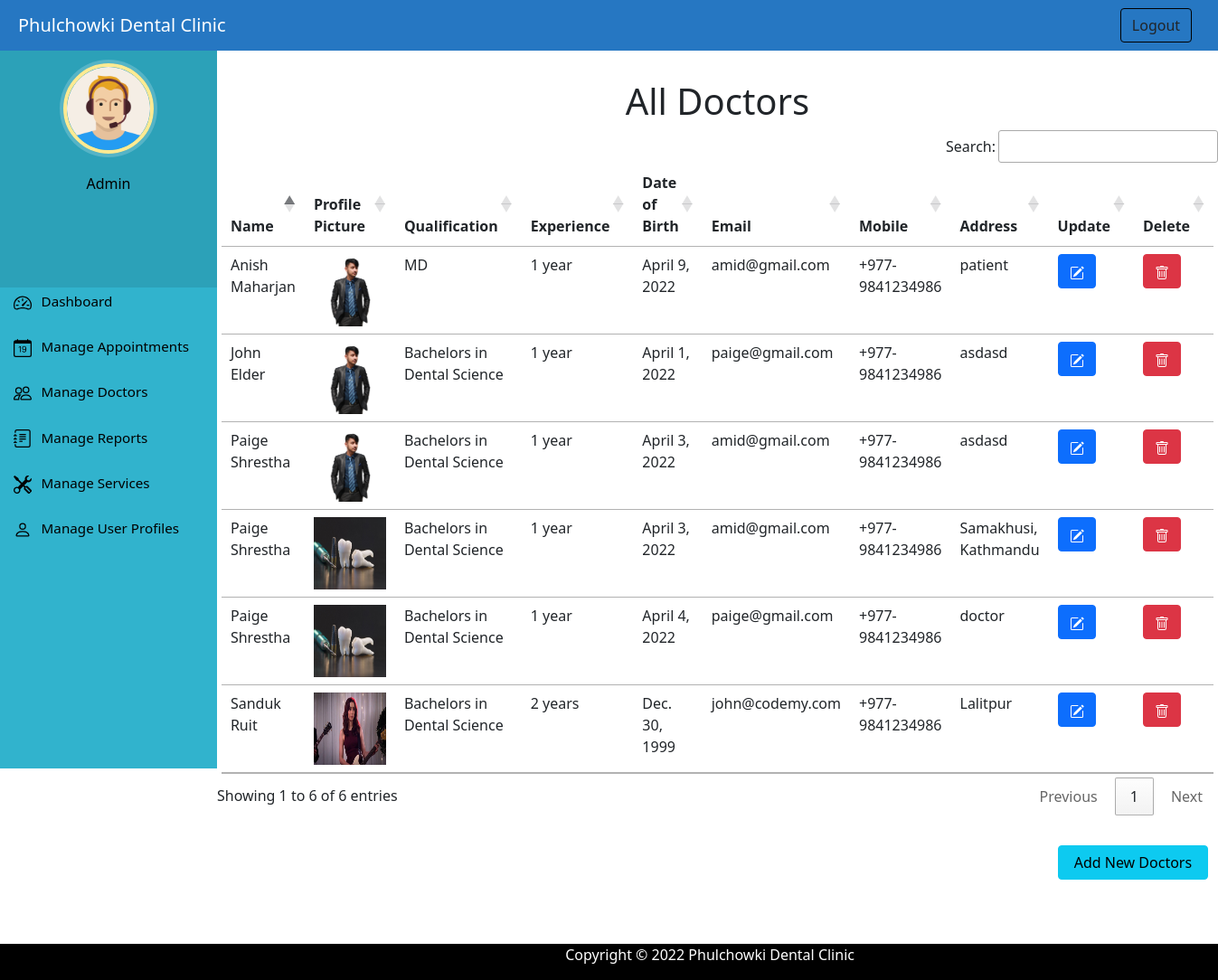
Screenshot of /admin_view_doctors (signed in) with the database file from the repository.
### home/models.py (models this page shows, shortened)
class Doctor(models.Model):
    full_name = models.CharField(max_length=100)
    qualification = models.CharField(max_length=50)
    date_of_birth = models.DateField()
    email = models.EmailField(max_length=100)
    phone_number = models.CharField(max_length=15)
    address = models.CharField(max_length=50)
    profile_picture = models.ImageField(upload_to='profile_pic/doctor_profile_pic/',null=True,blank=True)
    experience = models.CharField(max_length=10, default="1 year")

### home/views.py (the view)
# urls.py: path('admin_view_doctors', views.admin_view_doctors,name='admin_view_doctors'),
@login_required(login_url='/adminlogin')
@user_passes_test(is_admin)
def admin_view_doctors(request):
    doctors = Doctor.objects.all
    return render(request,'admin_view_doctors.html',{'doctors':doctors})

### home/views.py (called while the page is built)
def is_admin(user):
    return user.groups.filter(name='ADMIN').exists()

### templates/admin_view_doctors.html (shortened to what this page needs)
{% extends 'adminbase.html' %}
{% load static %}
{% block content %}
<h1 class="text-center" style="margin-top: 40px;">All Doctors</h1>
    <table id="example" class="table table-hover" style="width: 10%;">
      <thead>
        <tr>
          <th>Name</th>
          <th>Profile Picture</th>
          <th>Qualification</th>
          <th>Experience</th>
          <th>Date of Birth</th>
          <th>Email</th>
          <th>Mobile</th>
          <th>Address</th>
          <th>Update</th>
          <th>Delete</th>
        </tr>
      </thead>
      {% for d in doctors %}
      <tr>
        <td> {{d.full_name}}</td>
        <td> <img src="{% static d.profile_picture .url %}" alt="Profile Pic" height="80px" width="80px" /></td>
        <td>{{d.qualification}}</td>
        <td>{{d.experience}}</td>
        <td>{{d.date_of_birth}}</td>
        <td>{{d.email}}</td>
        <td>{{d.phone_number}}</td>
        <td>{{d.address}}</td>
        <td><a class="btn btn-primary btn-xs" name="update_button" href="{% url 'update_doctor' d.id  %}"></a></td>
        <td><a class="btn btn-danger btn-xs" onclick="return confirm('Are you sure you want to delete this Doctor?')"
            name="delete_button" href="{% url 'delete_doctor' d.id  %}">
        </td>
      </tr>
      {% endfor %}
    </table>
  <a type="button" class="btn btn-info" href="/admin_add_doctors"
    style="margin-left: 84%; margin-bottom: 10%; margin-top:3%; width:15%;">Add New Doctors</a>
{% endblock content %}

### templates/adminbase.html (shortened to what this page needs)
<!doctype html>
<html lang="en">
<head>
  {% load static %}
  <link rel="stylesheet" href="{% static 'css/dashboardstyle.css' %}">
  <link href="https://cdn.jsdelivr.net/npm/bootstrap@5.1.3/dist/css/bootstrap.min.css" rel="stylesheet"
>
  <link rel="stylesheet" href="https://cdn.datatables.net/1.11.5/css/jquery.dataTables.min.css">
  <link rel="stylesheet" href="https://cdn.datatables.net/buttons/2.2.2/css/buttons.dataTables.min.css">
</head>
<body>
  <nav class="menu" tabindex="0">
    <header class="avatar" style="margin-top:-5%; height: 35%;">
      <img src="{% static "img/adminpropic.png" %}" alt="Profile Pic" />
      <br><br>
      <h6 style="color: black;">Admin</h6>
    </header>
    <ul style="margin-top:-10%;">
      <li tabindex="0" class="icon-dashboard"> <a style="color:black; text-decoration:none;"
          href="/admindashboard"><span>Dashboard</span></a> </li>
      <li tabindex="0" class="icon-calendar"> <a style="color:black; text-decoration:none;"
          href="/adminappointment"><span>Manage Appointments</span></a></li>
      <li tabindex="0" class="icon-doctor"> <a style="color:black; text-decoration:none;"
          href="/admin_view_doctors"><span>Manage Doctors</span></a></li>
      <li tabindex="0" class="icon-report"> <a style="color:black; text-decoration:none;"
          href="/admin_view_reports"><span>Manage Reports</span></a></li>
      <li tabindex="0" class="icon-service"> <a style="color:black; text-decoration:none;"
          href="/admin_view_services"><span>Manage Services</span></a></li>
      <li tabindex="0" class="icon-profile"> <a style="color:black; text-decoration:none;"
          href="/admin_view_users"><span>Manage User Profiles</span></a></li>
    </ul>
  </nav>
  <main>
    <div class="bs-example">
      <nav class="navbar navbar-expand-md  navbar-dark fixed-top" style="background:#2677C2;">
        <a href="/admindashboard" class="navbar-brand" style="margin-left: 20px;">Phulchowki Dental Clinic</a>
        <div class="collapse navbar-collapse justify-content-between" id="navbarCollapse">
          <div class="navbar-nav" style=" margin-left: 90%;">
            <a type="button" onclick="return confirm('Are you sure you want to logout?')" class="btn" href="/logout" style="border-color: black;">Logout</a>
          </div>
        </div>
      </nav>
    </div>
    <br><br>
    {% block content %}
    {% endblock content %}
    <footer style="position: fixed; left: 0; bottom: 0; width: 100%;">
      <div class="container">
        <div class="row">
          <div class="col-md-12 col-sm-12">
            <div style="color:#ffffff; padding-left: 20%;" class="wow fadeInUp footer-copyright">
              <p> Copyright &copy; 2022 Phulchowki Dental Clinic </p>
            </div>
          </div>
        </div>
      </div>
    </footer>
  </main>
</body>
</html>

### static/css/dashboardstyle.css (style rules this page uses)
a:link { text-decoration: none; }
a { color: white; }
footer { padding: 0px 0px 0px 0px; background-color: black; margin: 0px; }
p { text-align: center; }
h6 { color: black; }
body { padding-left: 240px; color: black; }
main { position: relative; height: 100vh; }
.menu { background: #31b3cd; height: 100vh; width: 240px; position: fixed; top: 50px; left: 0; z-index: 5; outline: none; }
.menu .avatar { background: rgba(0, 0, 0, 0.1); padding: 2em 0.5em; text-align: center; }
.menu .avatar img { width: 100px; border-radius: 50%; overflow: hidden; border: 4px solid #ffea92; box-shadow: 0 0 0 4px rgba(255, 255, 255, 0.2); }
.menu ul { list-style: none; padding: 1em 0; margin: 0; }
.menu ul li { padding: 0.8em 1em 1em 3em; font-size: 0.95em; font-weight: regular; background-repeat: no-repeat; background-position: left 15px center; background-size: auto 20px; transition: all 0.15s linear; cursor: pointer; }
.menu ul li.icon-dashboard { background-image: url("../img/dashboard.svg"); }
.menu ul li.icon-report { background-image: url("../img/report.svg"); }
.menu ul li.icon-doctor { background-image: url("../img/people.svg"); }
.menu ul li.icon-calendar { background-image: url("../img/calendar.svg"); }
.menu ul li.icon-service { background-image: url("../img/service.svg"); }
.menu ul li.icon-profile { background-image: url("../img/person.svg"); }

### rows the page displays
Doctor: full_name "Sanduk Ruit", profile_picture (picture), qualification "Bachelors in Dental Science", experience "2 years", date_of_birth "Dec. 30, 1999", email "john@codemy.com", phone_number "+977-9841234986", address "Lalitpur"
Doctor: full_name "Anish Maharjan", profile_picture (picture), qualification "MD", experience "1 year", date_of_birth "April 9, 2022", email "amid@gmail.com", phone_number "+977-9841234986", address "patient"
Doctor: full_name "John Elder", profile_picture (picture), qualification "Bachelors in Dental Science", experience "1 year", date_of_birth "April 1, 2022", email "paige@gmail.com", phone_number "+977-9841234986", address "asdasd"
Doctor: full_name "Paige Shrestha", profile_picture (picture), qualification "Bachelors in Dental Science", experience "1 year", date_of_birth "April 3, 2022", email "amid@gmail.com", phone_number "+977-9841234986", address "asdasd"
Doctor: full_name "Paige Shrestha", profile_picture (picture), qualification "Bachelors in Dental Science", experience "1 year", date_of_birth "April 3, 2022", email "amid@gmail.com", phone_number "+977-9841234986", address "Samakhusi, Kathmandu"
Doctor: full_name "Paige Shrestha", profile_picture (picture), qualification "Bachelors in Dental Science", experience "1 year", date_of_birth "April 4, 2022", email "paige@gmail.com", phone_number "+977-9841234986", address "doctor"
